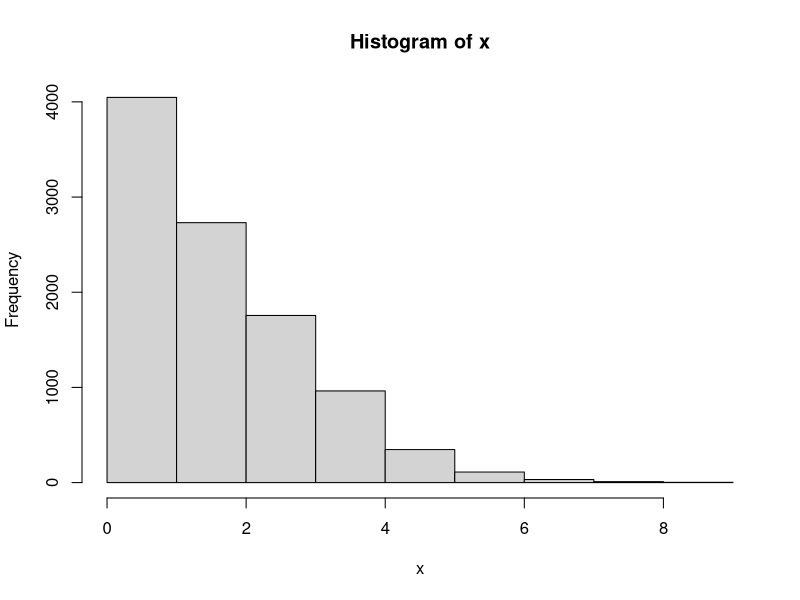
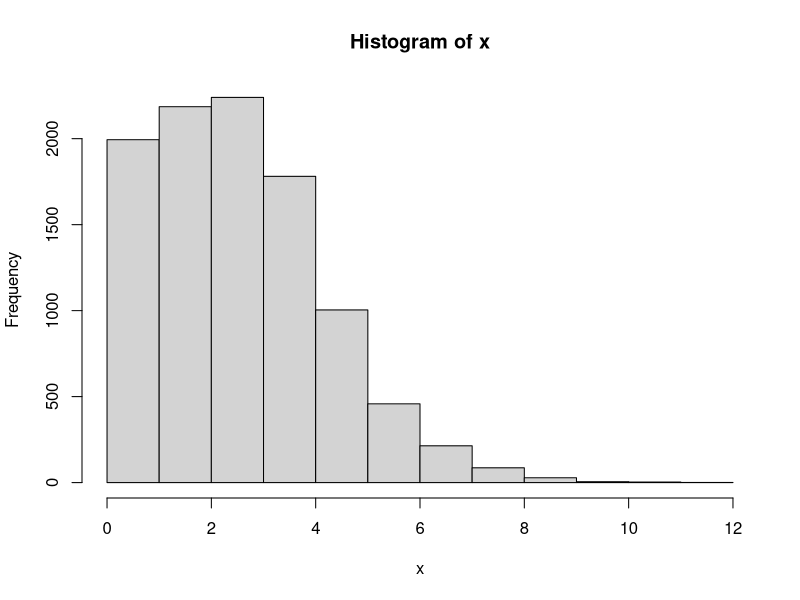
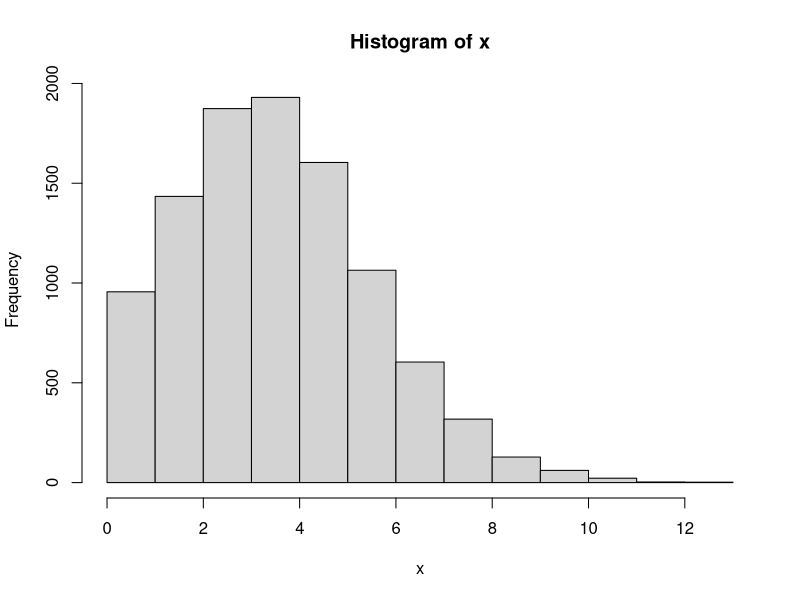
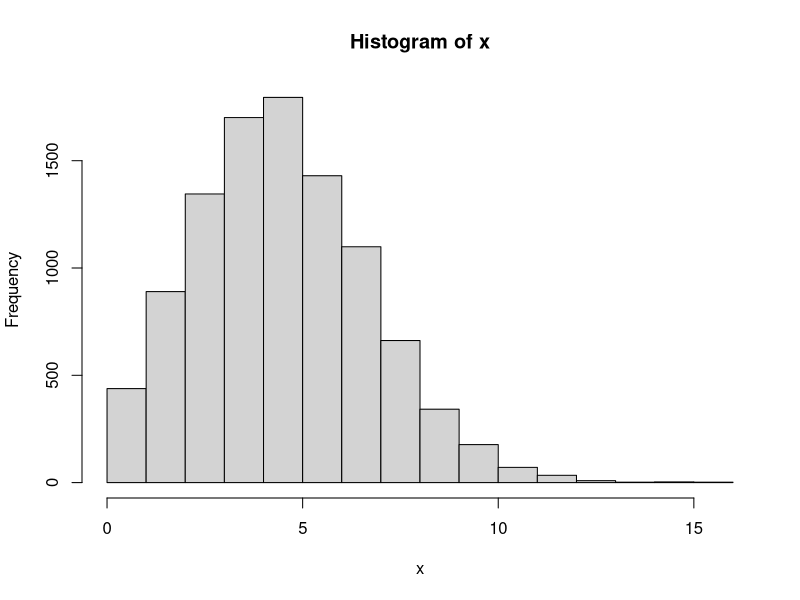

Source code (R) for these figures, in order:
N <- 10000
lambda <- 2
x <-rpois(n = N, lambda = lambda)
hist(x, breaks=0:max(x))

lambda <- 3
x <-rpois(n = N, lambda = lambda)
hist(x, breaks=0:max(x))

lambda <- 4
x <-rpois(n = N, lambda = lambda)
hist(x, breaks=0:max(x))

lambda <- 5
x <-rpois(n = N, lambda = lambda)
hist(x, breaks=0:max(x))
